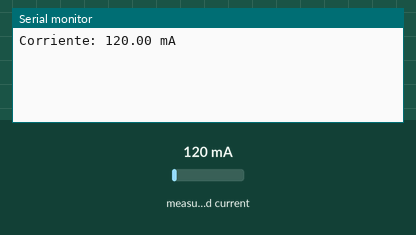
This sketch was run on a simulated Arduino Uno, built with avr-gcc and run on an emulated ATmega328P. On the bench: the last lines printed to the serial monitor. The test bench sets the inputs (shaded band); at power-on: measured current 120 mA.

Above: at 1.2 s.
1.3 s: measured current set to 40 mA
At 2.7 s:
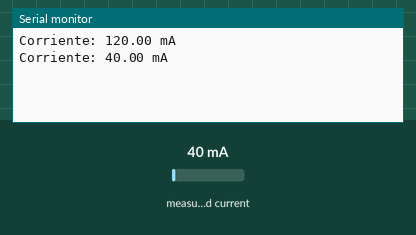
3.6 s: measured current set to 500 mA
At 5.4 s:
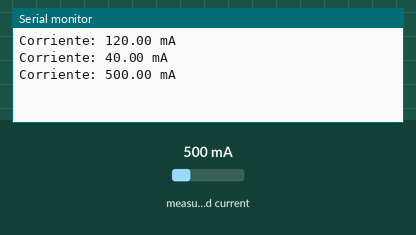
Timing chart, 0 to 6.9 s (numbered marks = the images above; inputs shaded):
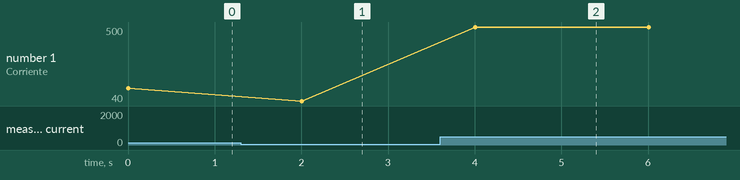

The sketch:

ina219-prueba.ino
```cpp
// Zayat , Lowden , Borio | 5-A

#include <Wire.h>
#include <Adafruit_INA219.h>  // Librería para el sensor INA219

Adafruit_INA219 ina219;  // Crear un objeto INA219

void setup() {
  Serial.begin(115200);  // Inicializar la comunicación serie

  // Inicializar el sensor INA219
  if (!ina219.begin()) {
    Serial.println("No se pudo encontrar INA219. Verifica las conexiones.");
    while (1) delay(10);  // Detener el código si falla
  }
}

void loop() {
  // Leer la corriente en miliamperios (mA)
  float corriente = ina219.getCurrent_mA();

  // Mostrar el valor de la corriente en el monitor serie
  Serial.print("Corriente: ");
  Serial.print(corriente);
  Serial.println(" mA");

  delay(2000);  // Esperar 2 segundos antes de la próxima lectura
}
```

Measured:
- after the input at 1.3 s, the serial monitor: prints a new line after 0.71 s (image 1)
- after the input at 3.6 s, the serial monitor: prints a new line after 0.41 s (image 2)
- plotted number 1: 120 → 40 after the input at 1.3 s, 40 → 500 after the input at 3.6 s
